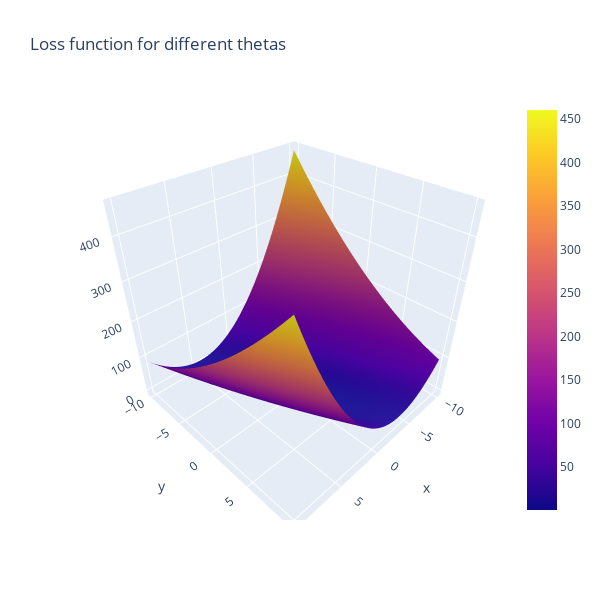

The cell this chart's notebook holds for it:
### Code cell
#Let's look at the new loss path on the function. It should start much closer to the goal

line_marker = dict(color='#101010', width=2)
fig = go.Figure()
fig.add_surface(x=theta1_vals, y=theta0_vals, z=J_vals)
fig.add_scatter3d(x=theta1_history1, y=theta0_history1, z=J_history1, line=line_marker, name='')
#The below line adds a graph of just the loss over iterations in a 2D plane
plt.plot(theta0_history1, theta1_history1, 'r+');
fig.update_layout(title='Loss function for different thetas', autosize=True,
                  width=600, height=600, xaxis_title='theta0', 
                 yaxis_title='theta1')
fig.show()

### Figure 1 — Plotly figure (JSON) as saved in the notebook; plotly's stock layout.template omitted (floating-point values rounded to 4 significant figures; data arrays with more than 128 entries replaced by an {"elided": "..."} marker saying what was removed)
{"data": [{"type": "surface", "x": [-10, -9.798, -9.596, -9.394, -9.192, -8.99, -8.788, -8.586, -8.384, -8.182, -7.98, -7.778, -7.576, -7.374, -7.172, -6.97, -6.768, -6.566, -6.364, -6.162, -5.96, -5.758, -5.556, -5.354, -5.152, -4.949, -4.747, -4.545, -4.343, -4.141, -3.939, -3.737, -3.535, -3.333, -3.131, -2.929, -2.727, -2.525, -2.323, -2.121, -1.919, -1.717, -1.515, -1.313, -1.111, -0.9091, -0.7071, -0.5051, -0.303, -0.101, 0.101, 0.303, 0.5051, 0.7071, 0.9091, 1.111, 1.313, 1.515, 1.717, 1.919, 2.121, 2.323, 2.525, 2.727, 2.929, 3.131, 3.333, 3.535, 3.737, 3.939, 4.141, 4.343, 4.545, 4.747, 4.949, 5.152, 5.354, 5.556, 5.758, 5.96, 6.162, 6.364, 6.566, 6.768, 6.97, 7.172, 7.374, 7.576, 7.778, 7.98, 8.182, 8.384, 8.586, 8.788, 8.99, 9.192, 9.394, 9.596, 9.798, 10], "y": [-10, -9.798, -9.596, -9.394, -9.192, -8.99, -8.788, -8.586, -8.384, -8.182, -7.98, -7.778, -7.576, -7.374, -7.172, -6.97, -6.768, -6.566, -6.364, -6.162, -5.96, -5.758, -5.556, -5.354, -5.152, -4.949, -4.747, -4.545, -4.343, -4.141, -3.939, -3.737, -3.535, -3.333, -3.131, -2.929, -2.727, -2.525, -2.323, -2.121, -1.919, -1.717, -1.515, -1.313, -1.111, -0.9091, -0.7071, -0.5051, -0.303, -0.101, 0.101, 0.303, 0.5051, 0.7071, 0.9091, 1.111, 1.313, 1.515, 1.717, 1.919, 2.121, 2.323, 2.525, 2.727, 2.929, 3.131, 3.333, 3.535, 3.737, 3.939, 4.141, 4.343, 4.545, 4.747, 4.949, 5.152, 5.354, 5.556, 5.758, 5.96, 6.162, 6.364, 6.566, 6.768, 6.97, 7.172, 7.374, 7.576, 7.778, 7.98, 8.182, 8.384, 8.586, 8.788, 8.99, 9.192, 9.394, 9.596, 9.798, 10], "z": {"elided": "100x100 float values"}}, {"line": {"color": "#101010", "width": 2}, "name": "", "type": "scatter3d", "x": {"elided": "500 float values"}, "y": {"elided": "500 float values"}, "z": {"elided": "500 float values"}}], "layout": {"autosize": true, "height": 600, "title": {"text": "Loss function for different thetas"}, "width": 600, "xaxis": {"title": {"text": "theta0"}}, "yaxis": {"title": {"text": "theta1"}}}}
